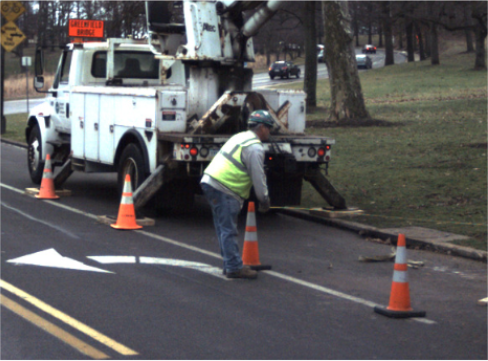
#> input picture 1.开题/images/RGB1.png, 488 x 361 px
$ python rgb2gray.py
#> lines starting #> are read from the running program, lines starting #| are printed output that depends on the picture
from skimage import io

grayscale = io.imread("./RGB1.png", as_gray=True)
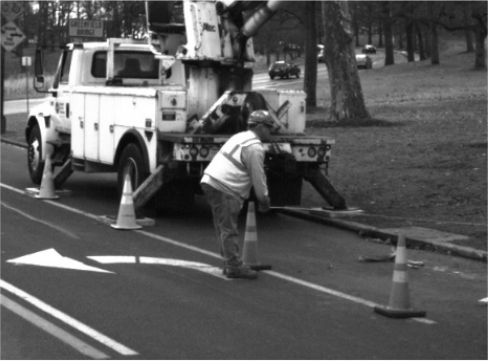
#> grayscale: shape (361, 488) float64; min 0.0266, max 1, mean 0.352
io.imsave("./Gray1.png", grayscale)

$ run again, with 1.开题/images/RGB2.png copied over 1.开题/images/RGB1.png
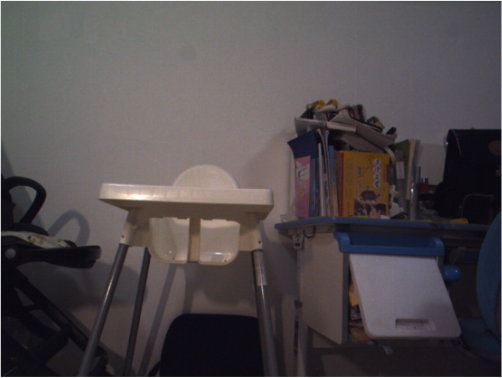
#> input picture 1.开题/images/RGB2.png, 502 x 378 px
#> `grayscale = io.imread("./RGB1.png", as_gray=True)`:
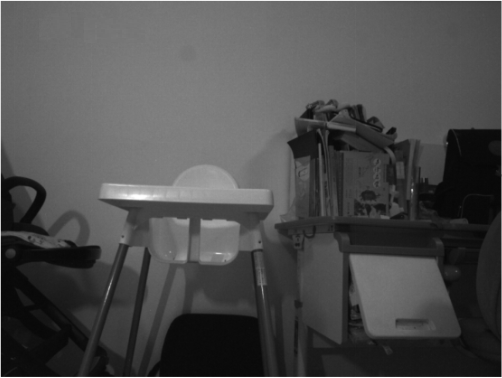
#> grayscale: shape (378, 502) float64; min 0.028, max 1, mean 0.302
